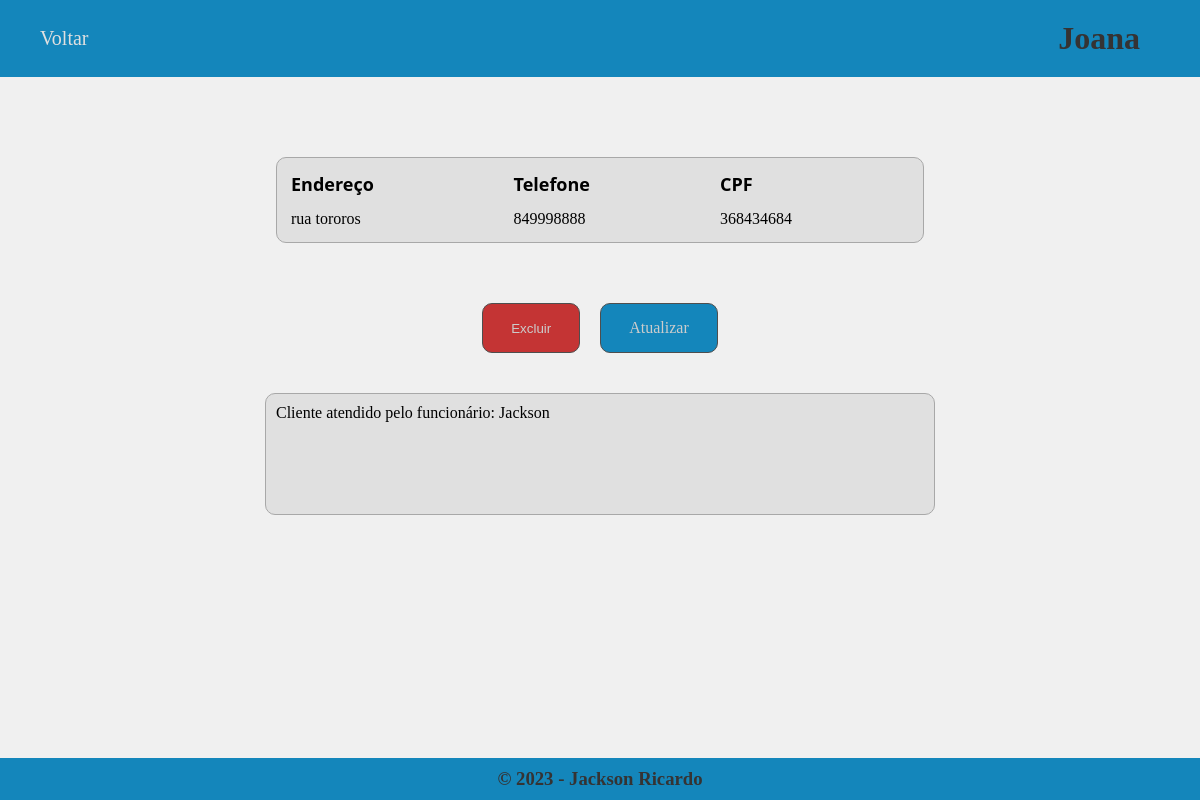
Page /cliente/5/ on the committed database.
### clientes/models.py (models this page shows, shortened)
class Cliente(models.Model):
    nome = models.CharField(max_length=255, verbose_name="Nome")
    endereco = models.CharField(max_length=350, verbose_name="Endereço")
    telefone = models.CharField(max_length=255, verbose_name="Telefone")
    cpf = models.CharField(max_length=255, verbose_name="CPF")
    funcionario = models.ForeignKey(Funcionario, on_delete=models.SET_NULL, null=True, blank=True, verbose_name="Funcionário que atende")

class Funcionario(models.Model):
    nome = models.CharField(max_length=255, verbose_name="Nome")
    apelido = models.CharField(max_length=255, verbose_name="Apelido")
    snap = models.CharField(max_length=255, verbose_name="Snap")
    cpf = models.CharField(max_length=255, verbose_name="CPF")

### clientes/views.py (the view)
# urls.py: path('cliente/<int:pk>/', cliente_views.detalhes_cliente, name="detalhes_cliente"),
def detalhes_cliente(request, pk):
    cliente = get_object_or_404(Cliente, pk=pk)
    funcionario_atende = cliente.funcionario  # Obter o funcionário que atende este cliente, se existir
    contexto = {
        'cliente': cliente,
        'funcionario_atende': funcionario_atende,  # Adicionar o funcionário que atende este cliente ao contexto
    }
    return render(request, template_name="clientes/cliente.html", context=contexto)

### clientes/templates/clientes/cliente.html (shortened to what this page needs)
<!DOCTYPE html>
<html>
<head>
</head>
<body>
    <header>
        <a href="{% url 'home' %}">Voltar</a>
        <h1>{{cliente.nome}}</h1>
    </header>
    <div>
        <table>
            <tr id="title">
                <td>
                    Endereço
                </td>
                <td>
                    Telefone
                </td>
                <td>
                    CPF
                </td>
            </tr>
            <tr>
                <td>
                    {{cliente.endereco}}
                </td>
                <td>
                    {{cliente.telefone}}
                </td>
                <td>
                    {{cliente.cpf}}
                </td>
            </tr>
        </table>
        <div id="button">
            <button id="deletar" onclick="confirmDeleta()">Excluir</button>
            <a id="update" href="{% url 'update_cliente' cliente.pk %}">Atualizar</a>
        </div>
        <div class="info-box">
            {% if cliente.funcionario %}
                <p>Cliente atendido pelo funcionário: {{ cliente.funcionario.nome }}</p>
            {% else %}
                <p>Nenhum funcionário está atualmente atendendo este cliente.</p>
            {% endif %}
        </div>
    </div>
    <footer>
      <h3>© 2023 - Jackson Ricardo</h3>
    </footer>
</body>
</html>

### clientes/templates/clientes/cliente.html (style rules this page uses)
* { margin: 0; padding: 0; }
body { background-color: #f0f0f0; }
header { width: 100%; background-color: #1486bb; margin: 0; display: flex; justify-content: space-between; }
header h1 { color: #353333; padding: 20px 60px 20px 0; }
header a { text-decoration: none; color: #e0e0e0; font-size: 20px; margin: auto 0 auto 0; padding-left: 40px; }
div { width: 90%; margin: 60px auto 0 auto; padding: 20px; }
div table { background-color: #e0e0e0; width: 60%; margin: auto; padding: 10px; border: 1px solid #a8a8a8; border-radius: 10px; }
div table td { padding: 2px; }
div table tr#title td { font-family: 'Segoe UI', Tahoma, Geneva, Verdana, sans-serif; font-size: 18px; font-weight: 600; padding-bottom: 10px; }
div div#button { width: 100%; margin-top: 40px; display: flex; justify-content: center; padding: 20px 0px 20px 0; }
div div#button button#deletar { background-color:#c43434; padding: 15px 28px 15px 28px; border: 1px solid #4e4e4e; color: #cccccc; cursor: pointer; border-radius: 10px; }
div div#button a#update { background-color: #1486bb; padding: 15px 28px 15px 28px; border: 1px solid #4e4e4e; color: #cccccc; text-decoration: none; margin-left: 20px; cursor: pointer; border-radius: 10px; }
footer { background-color: #1486bb; text-align: center; position: absolute; bottom: 0px; left: 0px; width: 100%; }
footer h3 { padding: 10px 0 10px 0; color: #353333; }
.info-box { width: 60%; height: 100px; border: 1px solid #a8a8a8; padding: 10px; margin-top: 20px; background-color: #e0e0e0; border-radius: 10px; }

### rows in the picture
Cliente: nome "Joana", endereco "rua tororos", telefone "849998888", cpf "368434684", funcionario.nome "Jackson"
